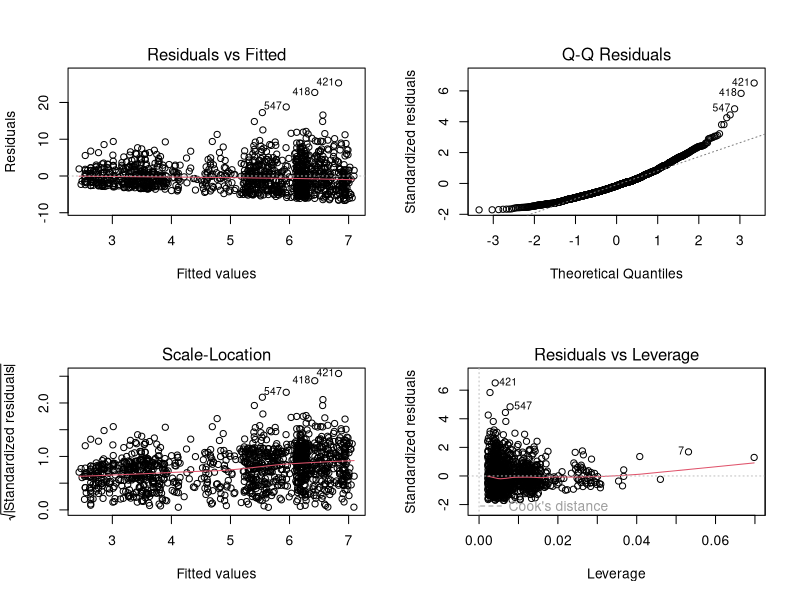
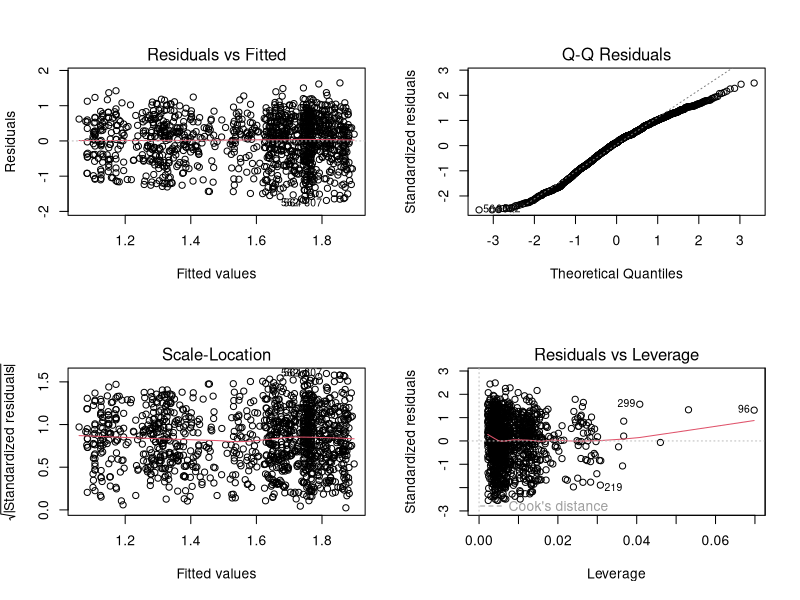
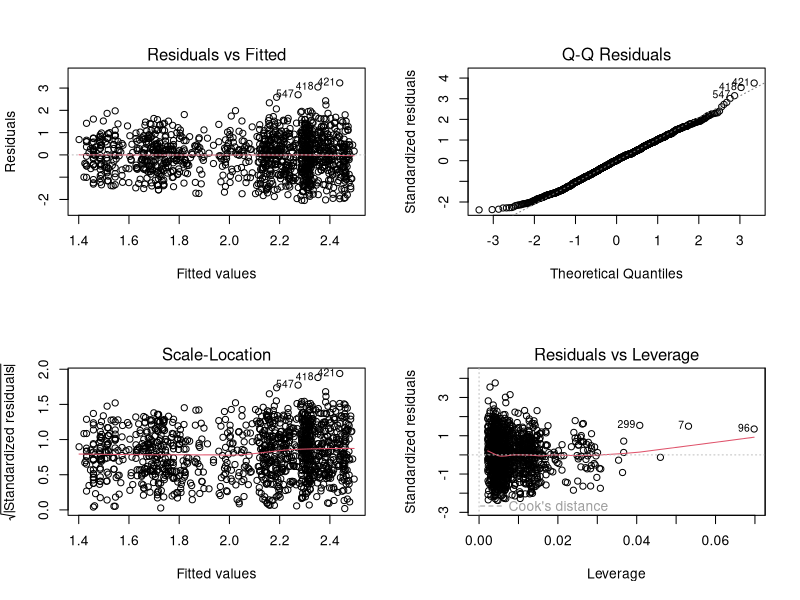
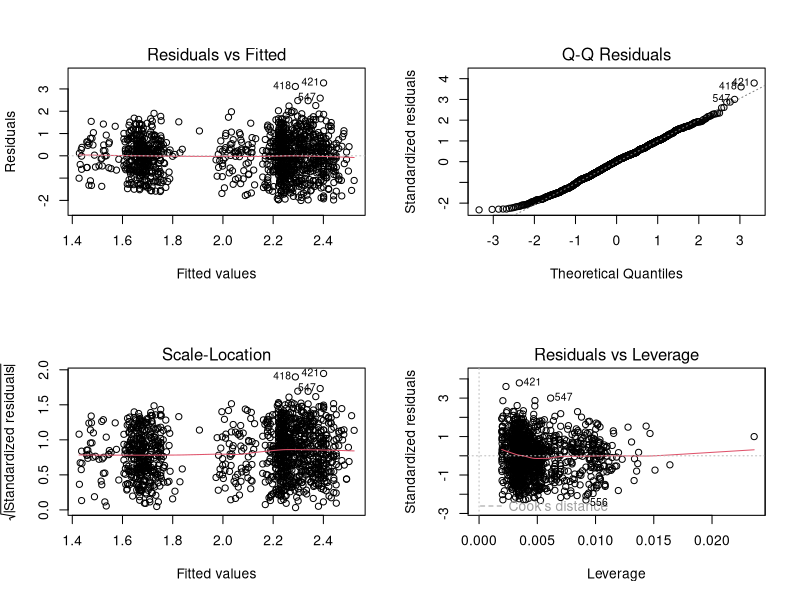
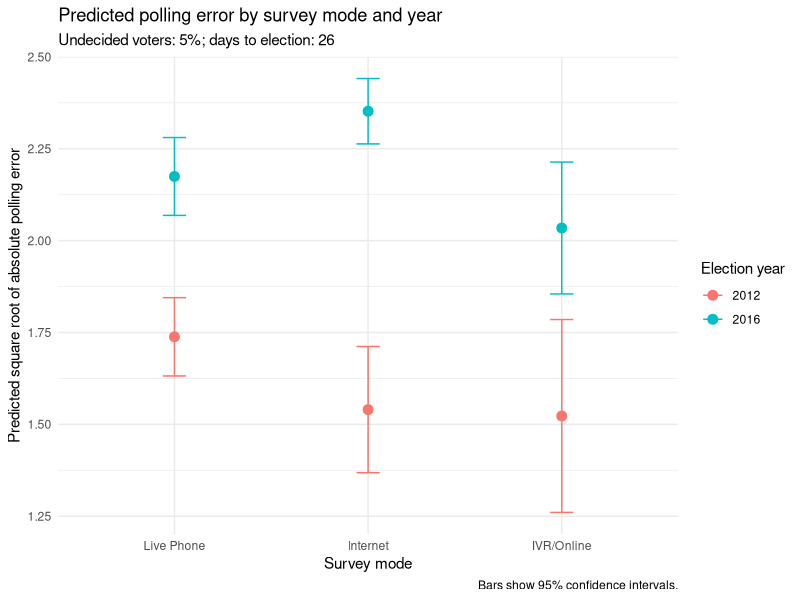

Recreate these plots in R, in order.
library(tidyverse)

# Read the main analysis dataset
analysis <- read_csv("project datasets/analysis_data_final.csv")

# Check the data
glimpse(analysis)
summary(analysis)

# Set reference groups: 2012 and Live Phone
analysis <- analysis |>
  mutate(
    year = factor(year, levels = c(2012, 2016)),
    mode = factor(
      mode,
      levels = c("Live Phone", "Internet", "IVR/Online")
    )
  )

table(analysis$year, analysis$mode)

# Model 1: additive model
model_add <- lm(
  absolute_error ~ Undecided + days_to_election + mode + year,
  data = analysis
)

# Model 2: associations can differ by year
model_interaction <- lm(
  absolute_error ~ year * (Undecided + days_to_election + mode),
  data = analysis
)

summary(model_add)
summary(model_interaction)

# Compare the two nested models
anova(model_add, model_interaction)

# Check diagnostic plots for the interaction model
par(mfrow = c(2, 2))
plot(model_interaction)
par(mfrow = c(1, 1))

# Try a model with a transformed response
model_log <- lm(
  log1p(absolute_error) ~
    year * (Undecided + days_to_election + mode),
  data = analysis
)

par(mfrow = c(2, 2))
plot(model_log)
par(mfrow = c(1, 1))

summary(model_log)

# Check the largest Cook's distances
head(sort(cooks.distance(model_log), decreasing = TRUE), 10)

# Inspect the three largest Cook's distances for the log model
analysis[c(96, 219, 299),
         c("state", "year", "pollster", "mode", "absolute_error")]

model_log_additive <- lm(
  log1p(absolute_error) ~ Undecided + days_to_election + mode + year,
  data = analysis
)

anova(model_log_additive, model_log)

# Fit the same model using a square-root transformation (Final model)
model_sqrt <- lm(
  sqrt(absolute_error) ~ year * (Undecided + days_to_election + mode),
  data = analysis
)

# Check diagnostics
par(mfrow = c(2, 2))
plot(model_sqrt)
par(mfrow = c(1, 1))

summary(model_sqrt)

head(sort(cooks.distance(model_sqrt), decreasing = TRUE), 5)

# Inspect the five largest Cook's distances for the square-root model
analysis[c(96, 7, 299, 219, 237),
         c("state", "year", "pollster", "mode", "absolute_error")]

model_sqrt_additive <- lm(
  sqrt(absolute_error) ~ Undecided + days_to_election + mode + year,
  data = analysis
)

par(mfrow = c(2, 2))
plot(model_sqrt_additive)
par(mfrow = c(1, 1))

anova(model_sqrt_additive, model_sqrt)

#| echo: false

library(tidyverse)

# Predict the model outcome for each survey mode and year
plot_data <- expand_grid(
  year = levels(analysis$year),
  mode = levels(analysis$mode),
  Undecided = median(analysis$Undecided, na.rm = TRUE),
  days_to_election = median(analysis$days_to_election, na.rm = TRUE)
) |>
  mutate(
    year = factor(year, levels = levels(analysis$year)),
    mode = factor(mode, levels = levels(analysis$mode))
  )

# Add predictions and 95% confidence intervals
predictions <- predict(
  model_sqrt,
  newdata = plot_data,
  interval = "confidence"
)

plot_data <- bind_cols(plot_data, as_tibble(predictions))

# Plot the predictions

ggplot(plot_data, aes(x = mode, y = fit, colour = year, group = year)) +
  geom_point(size = 3)+
  geom_errorbar(
    aes(ymin = lwr, ymax = upr),
    width = 0.12,
  ) +
  labs(
    title = "Predicted polling error by survey mode and year",
    subtitle = "Undecided voters: 5%; days to election: 26",
    x = "Survey mode",
    y = "Predicted square root of absolute polling error",
    colour = "Election year",
    caption = "Bars show 95% confidence intervals."
  ) +
  theme_minimal()
